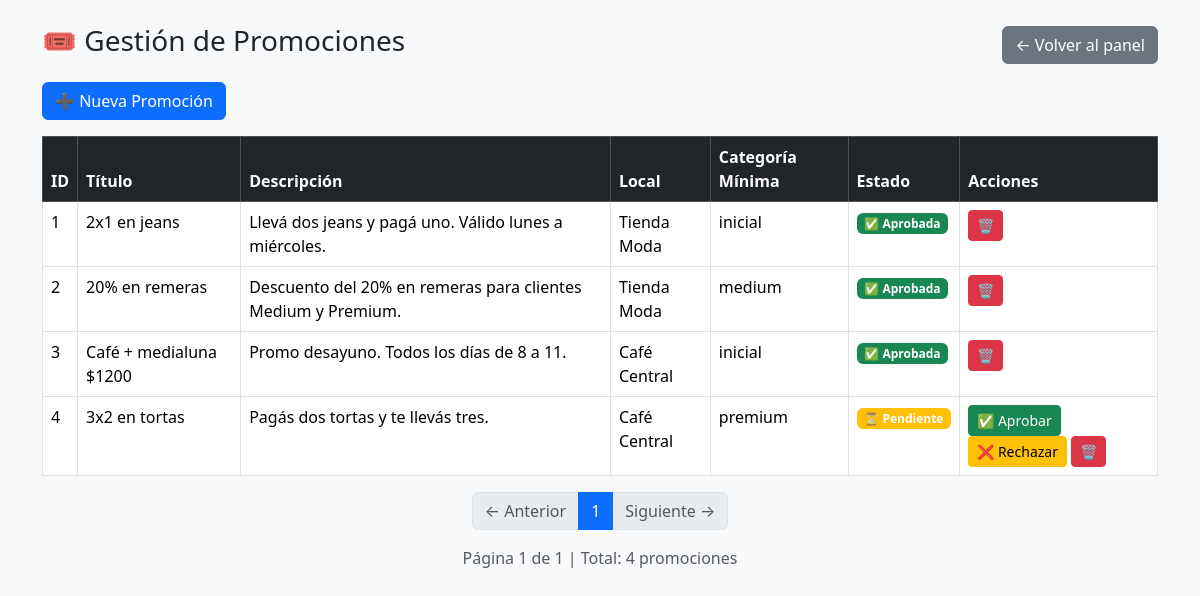
The page /admin/promociones.php (signed in) on the database its author committed.
### tables this page shows
CREATE TABLE promociones (
  id INT AUTO_INCREMENT PRIMARY KEY,
  id_local INT,
  titulo VARCHAR(150),
  descripcion TEXT,
  fecha_inicio DATE,
  fecha_fin DATE,
  dias_vigencia VARCHAR(100),
  categoria_minima ENUM('inicial','medium','premium'),
  estado ENUM('pendiente','aprobada','rechazada') DEFAULT 'pendiente',
  FOREIGN KEY (id_local) REFERENCES locales(id) ON DELETE CASCADE
);

CREATE TABLE locales (
  id INT AUTO_INCREMENT PRIMARY KEY,
  nombre VARCHAR(100) NOT NULL,
  rubro VARCHAR(100),
  id_duenio INT,
  FOREIGN KEY (id_duenio) REFERENCES usuarios(id) ON DELETE SET NULL
);

### admin/promociones.php (the view, shortened to what this page needs)
<?php
include_once("../includes/db.php");
$limite = 5;
$pagina = isset($_GET['pagina']) ? (int)$_GET['pagina'] : 1;
$inicio = ($pagina - 1) * $limite;
$total_result = $conn->query("SELECT COUNT(*) as total FROM promociones");
$total_row = $total_result->fetch_assoc();
$total_promociones = $total_row['total'];
$total_paginas = ceil($total_promociones / $limite);
$promos = $conn->query("SELECT p.*, l.nombre AS local FROM promociones p LEFT JOIN locales l ON p.id_local = l.id LIMIT $inicio, $limite");
?>
<!DOCTYPE html>
<html lang="es">
<head>
<link href="https://cdn.jsdelivr.net/npm/bootstrap@5.3.3/dist/css/bootstrap.min.css" rel="stylesheet">
</head>
<body class="bg-light">
<div class="container mt-4">
  <div class="d-flex justify-content-between align-items-center mb-3">
    <h3>🎟️ Gestión de Promociones</h3>
    <a href="admin.php" class="btn btn-secondary">← Volver al panel</a>
  </div>
  <button class="btn btn-primary mb-3" data-bs-toggle="modal" data-bs-target="#modalAgregar">➕ Nueva Promoción</button>
  <table class="table table-bordered">
    <thead class="table-dark">
      <tr>
        <th>ID</th>
        <th>Título</th>
        <th>Descripción</th>
        <th>Local</th>
        <th>Categoría Mínima</th>
        <th>Estado</th>
        <th>Acciones</th>
      </tr>
    </thead>
    <tbody>
      <?php while($p = $promos->fetch_assoc()): ?>
        <tr>
          <td><?= $p['id'] ?></td>
          <td><?= htmlspecialchars($p['titulo']) ?></td>
          <td><?= htmlspecialchars($p['descripcion']) ?></td>
          <td><?= htmlspecialchars($p['local']) ?></td>
          <td><?= htmlspecialchars($p['categoria_minima']) ?></td>
          <td>
            <?php if($p['estado'] == 'pendiente'): ?>
              <span class="badge bg-warning">⏳ Pendiente</span>
            <?php elseif($p['estado'] == 'aprobada'): ?>
              <span class="badge bg-success">✅ Aprobada</span>
            <?php elseif($p['estado'] == 'rechazada'): ?>
              <span class="badge bg-danger">❌ Rechazada</span>
            <?php endif; ?>
          </td>
          <td>
            <?php if($p['estado'] == 'pendiente'): ?>
              <a href="?accion=aprobar&id=<?= $p['id'] ?>&pagina=<?= $pagina ?>"
                 class="btn btn-success btn-sm"
                 onclick="return confirm('¿Aprobar esta promoción?')">
                ✅ Aprobar
              </a>
              <a href="?accion=rechazar&id=<?= $p['id'] ?>&pagina=<?= $pagina ?>"
                 class="btn btn-warning btn-sm"
                 onclick="return confirm('¿Rechazar esta promoción?')">
                ❌ Rechazar
              </a>
            <?php endif; ?>
            <a href="?eliminar=<?= $p['id'] ?>&pagina=<?= $pagina ?>"
               class="btn btn-danger btn-sm"
               onclick="return confirm('¿Eliminar promoción?')">
              🗑️
            </a>
          </td>
        </tr>
      <?php endwhile; ?>
    </tbody>
  </table>
  <nav aria-label="Paginación de promociones">
    <ul class="pagination justify-content-center">
      <?php if ($pagina > 1): ?>
        <li class="page-item">
          <a class="page-link" href="?pagina=<?= $pagina - 1 ?>">← Anterior</a>
        </li>
      <?php else: ?>
        <li class="page-item disabled">
          <span class="page-link">← Anterior</span>
        </li>
      <?php endif; ?>
      <?php for ($i = 1; $i <= $total_paginas; $i++): ?>
        <li class="page-item <?= ($i == $pagina) ? 'active' : '' ?>">
          <a class="page-link" href="?pagina=<?= $i ?>"><?= $i ?></a>
        </li>
      <?php endfor; ?>
      <?php if ($pagina < $total_paginas): ?>
        <li class="page-item">
          <a class="page-link" href="?pagina=<?= $pagina + 1 ?>">Siguiente →</a>
        </li>
      <?php else: ?>
        <li class="page-item disabled">
          <span class="page-link">Siguiente →</span>
        </li>
      <?php endif; ?>
    </ul>
  </nav>
  <p class="text-center text-muted">
    Página <?= $pagina ?> de <?= $total_paginas ?> | Total: <?= $total_promociones ?> promociones
  </p>
</div>
</body>
</html>

### rows shown on the page
promociones: id "1", titulo "2x1 en jeans", descripcion "Llevá dos jeans y pagá uno. Válido lunes a miércoles.", id_local.nombre "Tienda Moda", categoria_minima "inicial", estado "✅ Aprobada"
promociones: id "2", titulo "20% en remeras", descripcion "Descuento del 20% en remeras para clientes Medium y Premium.", id_local.nombre "Tienda Moda", categoria_minima "medium", estado "✅ Aprobada"
promociones: id "3", titulo "Café + medialuna $1200", descripcion "Promo desayuno. Todos los días de 8 a 11.", id_local.nombre "Café Central", categoria_minima "inicial", estado "✅ Aprobada"
promociones: id "4", titulo "3x2 en tortas", descripcion "Pagás dos tortas y te llevás tres.", id_local.nombre "Café Central", categoria_minima "premium", estado "⏳ Pendiente"

### other values the page prints
$pagina "1"
$total_paginas "1"
$total_promociones "4"
